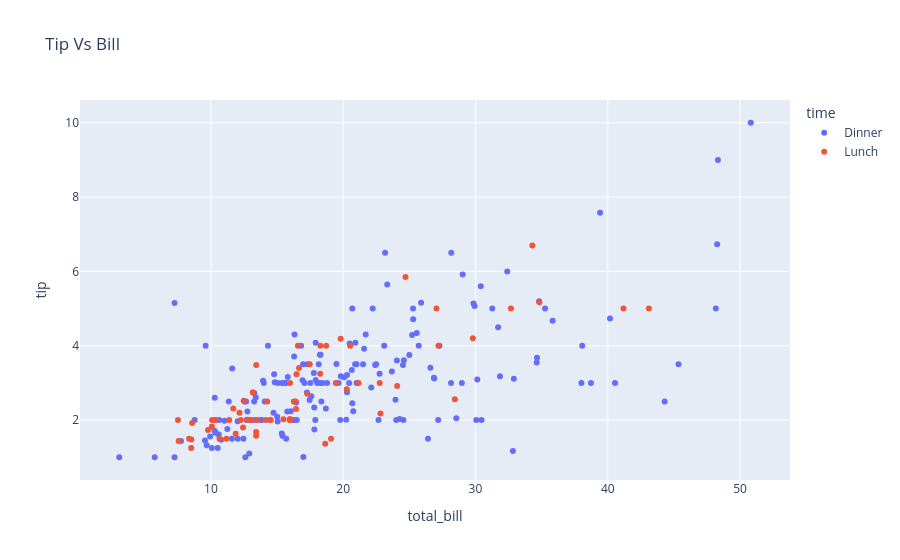

Notebook source saved alongside this figure:
### Code cell
ply.scatter(df,x="total_bill",y="tip",color='time',title="Tip Vs Bill")

### Figure 1 — Plotly figure (JSON) as saved in the notebook; plotly's stock layout.template omitted (floating-point values rounded to 4 significant figures; data arrays with more than 128 entries replaced by an {"elided": "..."} marker saying what was removed)
{"data": [{"hovertemplate": "time=Dinner<br>total_bill=%{x}<br>tip=%{y}<extra></extra>", "legendgroup": "Dinner", "marker": {"color": "#636efa", "symbol": "circle"}, "mode": "markers", "name": "Dinner", "orientation": "v", "showlegend": true, "type": "scatter", "x": {"elided": "176 float values"}, "xaxis": "x", "y": {"elided": "176 float values"}, "yaxis": "y"}, {"hovertemplate": "time=Lunch<br>total_bill=%{x}<br>tip=%{y}<extra></extra>", "legendgroup": "Lunch", "marker": {"color": "#EF553B", "symbol": "circle"}, "mode": "markers", "name": "Lunch", "orientation": "v", "showlegend": true, "type": "scatter", "x": [27.2, 22.76, 17.29, 19.44, 16.66, 10.07, 32.68, 15.98, 34.83, 13.03, 18.28, 24.71, 21.16, 10.65, 12.43, 24.08, 11.69, 13.42, 14.26, 15.95, 12.48, 29.8, 8.52, 14.52, 11.38, 22.82, 19.08, 20.27, 11.17, 12.26, 18.26, 8.51, 10.33, 14.15, 16.0, 13.16, 17.47, 34.3, 41.19, 27.05, 16.43, 8.35, 18.64, 11.87, 9.78, 7.51, 19.81, 28.44, 15.48, 16.58, 7.56, 10.34, 43.11, 13.0, 13.51, 18.71, 12.74, 13.0, 16.4, 20.53, 16.47, 12.16, 13.42, 8.58, 15.98, 13.42, 16.27, 10.09], "xaxis": "x", "y": [4.0, 3.0, 2.71, 3.0, 3.4, 1.83, 5.0, 2.03, 5.17, 2.0, 4.0, 5.85, 3.0, 1.5, 1.8, 2.92, 2.31, 1.68, 2.5, 2.0, 2.52, 4.2, 1.48, 2.0, 2.0, 2.18, 1.5, 2.83, 1.5, 2.0, 3.25, 1.25, 2.0, 2.0, 2.0, 2.75, 3.5, 6.7, 5.0, 5.0, 2.3, 1.5, 1.36, 1.63, 1.73, 2.0, 4.19, 2.56, 2.02, 4.0, 1.44, 2.0, 5.0, 2.0, 2.0, 4.0, 2.01, 2.0, 2.5, 4.0, 3.23, 2.2, 3.48, 1.92, 3.0, 1.58, 2.5, 2.0], "yaxis": "y"}], "layout": {"legend": {"title": {"text": "time"}, "tracegroupgap": 0}, "title": {"text": "Tip Vs Bill"}, "xaxis": {"anchor": "y", "domain": [0, 1], "title": {"text": "total_bill"}}, "yaxis": {"anchor": "x", "domain": [0, 1], "title": {"text": "tip"}}}}
